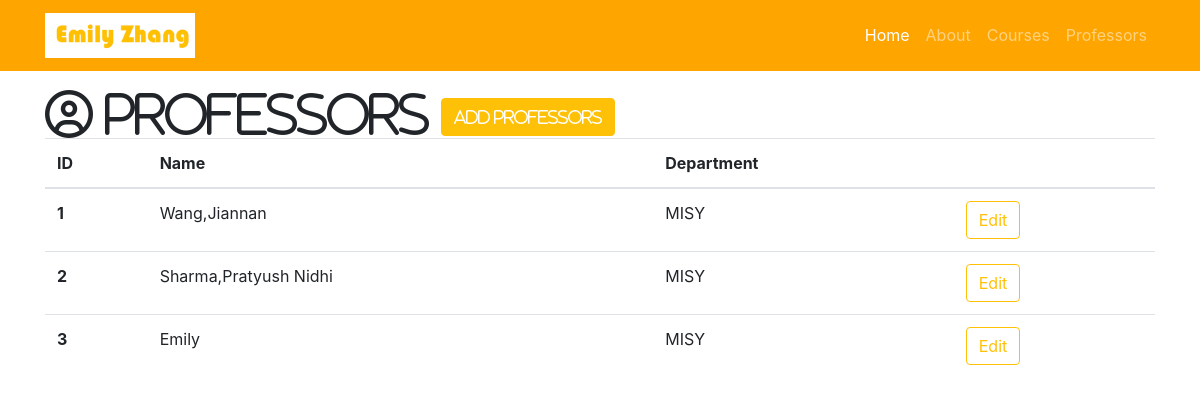
The app's page /professors, older data.
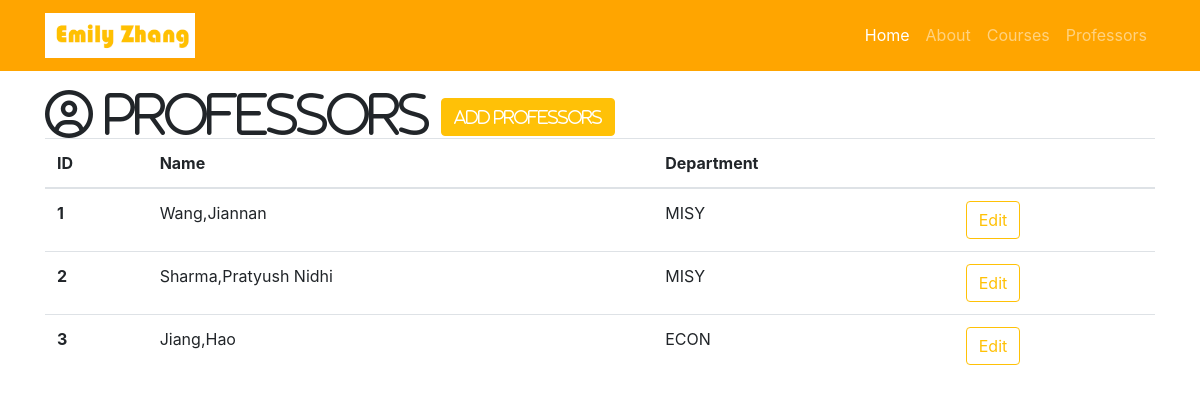
The same page, newer data.
### resume.py (models this page shows)
class Professor(db.Model):
    __tablename__ = 'professors'
    id = db.Column(db.Integer, primary_key=True)
    name = db.Column(db.String(64))
    department = db.Column(db.String(64))
    courses = db.relationship('Course', backref='professor')

### resume.py (the view)
@app.route('/professors')
def professors():
    professors = Professor.query.all()
    return render_template('professors.html', professors=professors)

### templates/professors.html (shortened to what this page needs)
{% extends "resume-base.html" %}
 {% block head %}
{{ super () }}
{% endblock %}
{% block page_content %}
<div class="container">
  <i class="fa fa-user-circle-o fa-3x" aria-hidden="true"> Professors
  <a id="add" href="/professor/add" class="btn btn-warning" role="button" aria-disabled="true">Add Professors</a>
</i> {% if professors %}
  <table class="table">
    <thead>
      <tr>
        <th>ID</th>
        <th>Name</th>
        <th>Department</th>
        <th></th>
      </tr>
    </thead>
    <tbody>
      {% for professor in professors %}
      <tr>
        <th scope="row">{{ professor.id }}</th>
        <td>{{ professor.name }}</td>
        <td>{{ professor.department }}</td>
        <td>
          <a href="/professor/edit/{{professor.id}}" class="btn btn-outline-warning" role="button" aria-disabled="true">Edit</a>
        </td>
      </tr>
      {% endfor%}
    </tbody>
  </table>
  {% else %}
  <h3>there is no professors in the database yet.</h3> {% endif %}
</div>
{% endblock%}

### templates/resume-base.html (shortened to what this page needs)
<!DOCTYPE html>
<html lang="en">
<head>
  {% block head %}
  <link rel="stylesheet" href="https://maxcdn.bootstrapcdn.com/bootstrap/4.0.0-beta.2/css/bootstrap.min.css">
  <link rel="stylesheet" href="https://maxcdn.bootstrapcdn.com/font-awesome/4.7.0/css/font-awesome.min.css">
  {% endblock %}
</head>
<body>
  <nav class="navbar navbar-expand-lg navbar-dark fixed-top" style="background-color:orange;">
    <div class="container">
      <a class="navbar-brand" href="/">
         <img src="{{ url_for('static', filename='img/mylogo.png') }}"
          alt="name" width="150">
       </a>
      <div class="collapse navbar-collapse" id="navbarResponsive">
        <ul class="navbar-nav ml-auto">
          <li class="nav-item active">
            <a class="nav-link" href="/">Home
              </a>
          </li>
          <li class="nav-item">
            <a class="nav-link" href="/about">About</a>
          </li>
          <li class="nav-item">
            <a class="nav-link" href="/courses">Courses</a>
          </li>
          <li class="nav-item">
            <a class="nav-link" href="/professors">Professors</a>
          </li>
        </ul>
      </div>
    </div>
  </nav>
  {% block page_content %} {% endblock %}
</body>
</html>

### templates/resume-base.html (style rules this page uses)
body { padding-top: 90px; }

### templates/professors.html (style rules this page uses)
#add { left: 690px; color: white; }

Row changes from the older to the newer data that the page shows:
changed Professor id 3: name "Emily" → "Jiang,Hao"; department "MISY" → "ECON"
